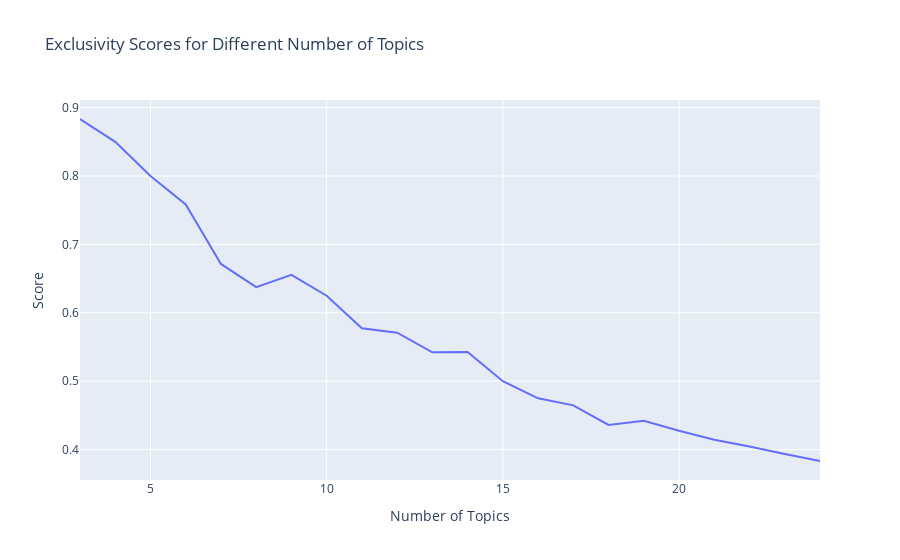

Notebook code for this chart:
### Code cell
# Line plot for exclusivity over the range of topics
fig = px.line(
    df_results,
    x='num_topics',
    y=['exclusivity'],
    labels={'num_topics': 'Number of Topics', 'value': 'Score'},
    title='Exclusivity Scores for Different Number of Topics'
)

# Update layout for better readability
fig.update_layout(
    xaxis_title='Number of Topics',
    yaxis_title='Score',
    legend_title_text='Metrics',
    showlegend=False
)

fig.show()

### Figure 1 — Plotly figure (JSON) as saved in the notebook; plotly's stock layout.template omitted (floating-point values rounded to 4 significant figures)
{"data": [{"hovertemplate": "variable=exclusivity<br>Number of Topics=%{x}<br>Score=%{y}<extra></extra>", "legendgroup": "exclusivity", "line": {"color": "#636efa", "dash": "solid"}, "marker": {"symbol": "circle"}, "mode": "lines", "name": "exclusivity", "orientation": "v", "showlegend": true, "type": "scatter", "x": [3, 4, 5, 6, 7, 8, 9, 10, 11, 12, 13, 14, 15, 16, 17, 18, 19, 20, 21, 22, 23, 24], "xaxis": "x", "y": [0.8833, 0.85, 0.8, 0.7583, 0.6714, 0.6375, 0.6556, 0.625, 0.5773, 0.5708, 0.5423, 0.5429, 0.5, 0.475, 0.4647, 0.4361, 0.4421, 0.4275, 0.4143, 0.4045, 0.3935, 0.3833], "yaxis": "y"}], "layout": {"legend": {"title": {"text": "Metrics"}, "tracegroupgap": 0}, "showlegend": false, "title": {"text": "Exclusivity Scores for Different Number of Topics"}, "xaxis": {"anchor": "y", "domain": [0, 1], "title": {"text": "Number of Topics"}}, "yaxis": {"anchor": "x", "domain": [0, 1], "title": {"text": "Score"}}}}
